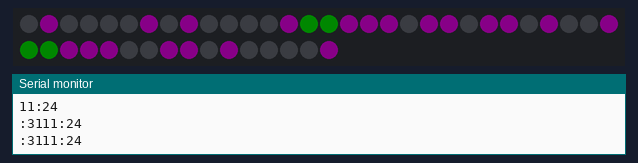
The sketch below on a simulated ESP8266 (NodeMCU). On the bench: 46 RGB LEDs in strip order, left to right, continuing on the next row, the last lines printed to the serial monitor. Dim RGB values are drawn brighter than linear; WiFi joins after 1.5 s; servers stay silent unless stated.

Above: at 1.82 s.
At 16.1 s:
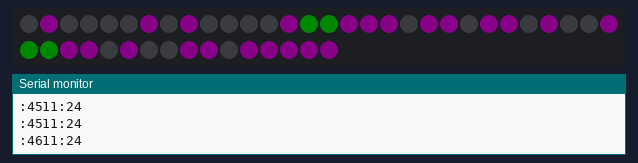
At 38.1 s:
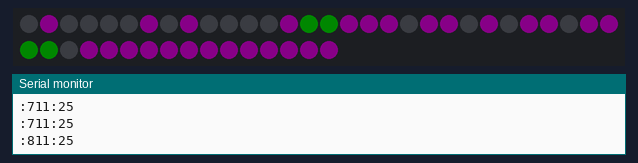

The sketch:

relog_7_segmentos_1_led.ino
```cpp
#include <ESP8266WiFi.h>
#include <WiFiUdp.h>
#include <Adafruit_NeoPixel.h>


char ssid[] = "YOURWIFINAME";
char pass[] = "YOURWIFIPASSWORD";

int hours =0;
int mins =0;
int secs =0;

#define PIN            2
#define NUMPIXELS      46
#define LEDBRIGHTNESS  50 // Range is from 0 to 255
#define LEDCOLOUR      50, 0, 50 // Colour in RGB format, 255, 0, 0 is Red, 0, 0, 255 is Blue and 255, 255, 255 is White
#define LEDCOLOURseparacion       0 ,50 ,0
#define TIMECORRECTION epoch-0 // Very basic way to correct time for daylight savings etc, 3600 = 1 hour, so epoch-3600 will take away 1 hour, epoch+3600 will add an hour, epoch+7200 will add 2 hours etc. epoch-0 will use UTC time.


Adafruit_NeoPixel pixels = Adafruit_NeoPixel(NUMPIXELS, PIN, NEO_GRB + NEO_KHZ800);


unsigned int localPort = 2390;

IPAddress timeServerIP;
const char* ntpServerName = "time.nist.gov";

const int NTP_PACKET_SIZE = 48;

byte packetBuffer[ NTP_PACKET_SIZE];

WiFiUDP udp;

void setup()
{
  Serial.begin(115200);
  Serial.println();

  Serial.print("Connecting to ");
  Serial.println(ssid);
  WiFi.begin(ssid, pass);

  while (WiFi.status() != WL_CONNECTED) {
    delay(100);
    Serial.print(".");
  }
  Serial.println("");

  Serial.println("WiFi connected");
  Serial.println("IP address: ");
  Serial.println(WiFi.localIP());

  Serial.println("Starting UDP");
  udp.begin(localPort);
  Serial.print("Local port: ");
  Serial.println(udp.localPort());
  pixels.begin();
}

void loop()
{
  WiFi.hostByName(ntpServerName, timeServerIP);

  sendNTPpacket(timeServerIP);
  delay(100);

  int cb = udp.parsePacket();
  if (!cb) {
    //Serial.println("no packet yet");
  }
  else {
    //Serial.print("packet received, length=");
    //Serial.println(cb);

    udp.read(packetBuffer, NTP_PACKET_SIZE);

    unsigned long highWord = word(packetBuffer[40], packetBuffer[41]);
    unsigned long lowWord = word(packetBuffer[42], packetBuffer[43]);
    unsigned long secsSince1900 = highWord << 16 | lowWord;
    const unsigned long seventyYears = 2208988800UL;
    unsigned long epoch = secsSince1900 - seventyYears;
    epoch=(TIMECORRECTION);


    hours = (epoch  % 86400L) / 3600;
    if (hours<24)
    {
      hours++;
    }
    if (hours==24)
    {
      hours=0;
    }
    mins = (epoch  % 3600) / 60;
    secs = (epoch  % 60) / 1;
    Serial.print(hours);
    Serial.print(':');
    Serial.println(mins);
    Serial.print(':');
    Serial.print(secs);

    pixels.setBrightness(LEDBRIGHTNESS);

    drawdigit(0,255, 0, 0,hours/10);//Draw the first digit of the hour
    drawdigit(7,255, 0, 0,hours-((hours/10)*10));//Draw the second digit of the hour
    pixels.setPixelColor(14, pixels.Color(LEDCOLOURseparacion ));//Draw the two middle dots
    pixels.setPixelColor(15, pixels.Color(LEDCOLOURseparacion ));
    drawdigit(16,255, 0, 0,mins/10);//Draw the first digit of the minute
    drawdigit(23,255, 0, 0,mins-((mins/10)*10));//Draw the second digit of the minute
    pixels.setPixelColor(30, pixels.Color(LEDCOLOURseparacion ));//Draw the two middle dots
    pixels.setPixelColor(31, pixels.Color(LEDCOLOURseparacion ));
    drawdigit(32,255, 0, 0,secs/10);//Draw the first digit of the second
    drawdigit(39,255, 0, 0,secs-((secs/10)*10));//Draw the second digit of the second

    delay(100);//Request to NIST server .


  }
}


void drawdigit(int offset, int r, int g, int b, int n)
{

  if (n == 2 || n == 3 || n == 4 || n == 5 || n == 6 || n == 8 || n == 9 ) //MIDDLE
  {
    pixels.setPixelColor(0 + offset, pixels.Color(LEDCOLOUR));

  }
  else
  {
    pixels.setPixelColor(0 + offset, pixels.Color(0, 0, 0));

  }
  if (n == 0 || n == 1 || n == 2 || n == 3 || n == 4 || n == 7 || n == 8 || n == 9) //TOP RIGHT
  {
    pixels.setPixelColor(1 + offset, pixels.Color(LEDCOLOUR));

  }
  else
  {
    pixels.setPixelColor(1 + offset, pixels.Color(0, 0, 0));

  }
  if (n == 0 || n == 2 || n == 3 || n == 5 || n == 6 || n == 7 || n == 8 || n == 9) //TOP
  {
    pixels.setPixelColor(2 + offset, pixels.Color(LEDCOLOUR));

  }
  else
  {
    pixels.setPixelColor(2 + offset, pixels.Color(0, 0, 0));

  }
  if (n == 0 || n == 4 || n == 5 || n == 6 || n == 8 || n == 9 ) //TOP LEFT
  {
    pixels.setPixelColor(3 + offset, pixels.Color(LEDCOLOUR));

  }
  else
  {
    pixels.setPixelColor(3 + offset, pixels.Color(0, 0, 0));

  }
  if (n == 0 || n == 2 || n == 6 || n == 8) //BOTTOM LEFT
  {
    pixels.setPixelColor(4 + offset, pixels.Color(LEDCOLOUR));

  }
  else
  {
    pixels.setPixelColor(4 + offset, pixels.Color(0, 0, 0));

  }
  if (n == 0 || n == 2 || n == 3 || n == 5 || n == 6 || n == 8 || n == 9) //BOTTOM
  {
    pixels.setPixelColor(5 + offset, pixels.Color(LEDCOLOUR));

  }
  else
  {
    pixels.setPixelColor(5 + offset, pixels.Color(0, 0, 0));

  }
  if (n == 0 || n == 1 || n == 3 || n == 4 || n == 5 || n == 6 || n == 7 || n == 8 || n == 9) //BOTTOM RIGHT
  {
    pixels.setPixelColor(6 + offset, pixels.Color(LEDCOLOUR));

  }
  else
  {
    pixels.setPixelColor(6 + offset, pixels.Color(0, 0, 0));

  }
  pixels.show();
}


// send an NTP request to the time server at the given address
unsigned long sendNTPpacket(IPAddress& address)
{
  //Serial.println("sending NTP packet...");
  // set all bytes in the buffer to 0
  memset(packetBuffer, 0, NTP_PACKET_SIZE);
  // Initialize values needed to form NTP request
  // (see URL above for details on the packets)
  packetBuffer[0] = 0b11100011;   // LI, Version, Mode
  packetBuffer[1] = 0;     // Stratum, or type of clock
  packetBuffer[2] = 6;     // Polling Interval
  packetBuffer[3] = 0xEC;  // Peer Clock Precision
  // 8 bytes of zero for Root Delay & Root Dispersion
  packetBuffer[12]  = 49;
  packetBuffer[13]  = 0x4E;
  packetBuffer[14]  = 49;
  packetBuffer[15]  = 52;

  // all NTP fields have been given values, now
  // you can send a packet requesting a timestamp:
  udp.beginPacket(address, 123); //NTP requests are to port 123
  udp.write(packetBuffer, NTP_PACKET_SIZE);
  udp.endPacket();
}
```
